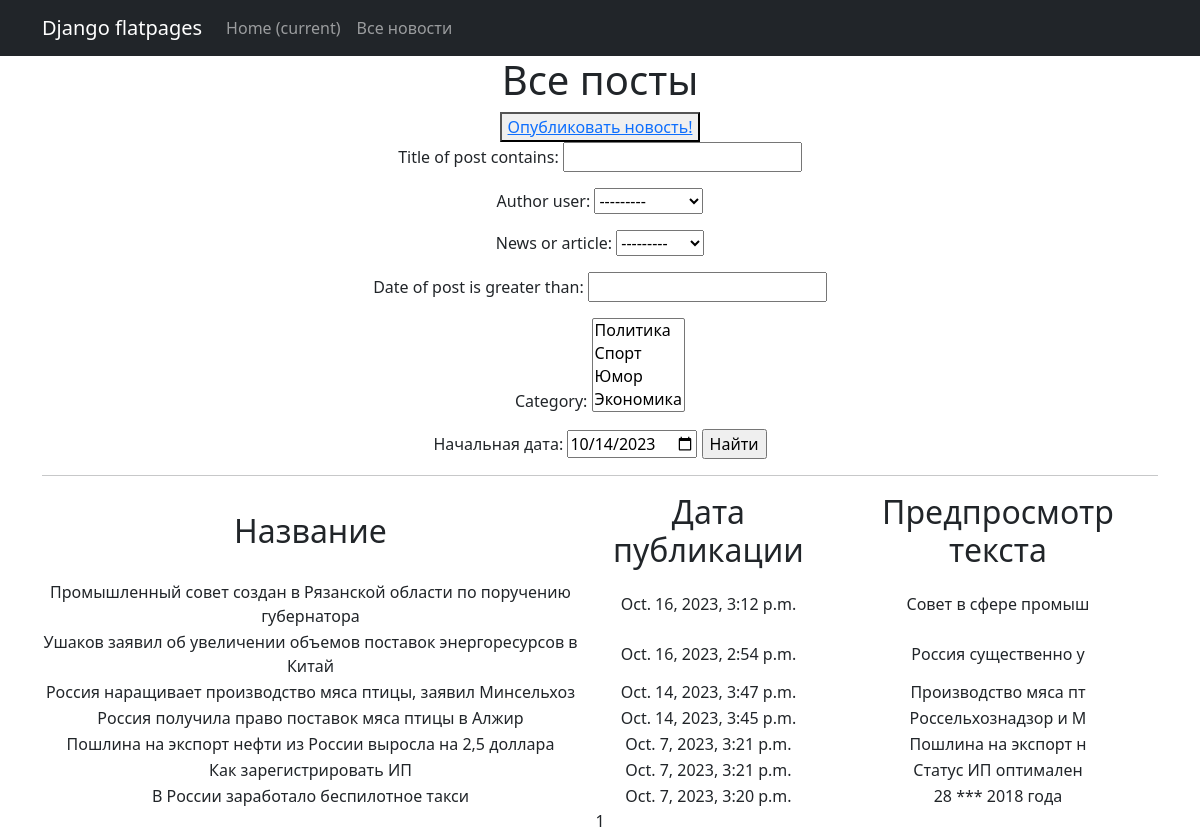
Page /news/ on the committed database.
### simpleapp/models.py (models this page shows, shortened)
class Post(models.Model):
    id = models.AutoField(primary_key=True)
    title_of_post = models.CharField(max_length=100)
    author = models.ForeignKey(Author, on_delete=models.CASCADE)
    post_text = models.TextField()
    news_or_article = models.CharField(max_length=8, choices=NEWS_OR_ARTICLE, default='article')
    post_rating = models.IntegerField(default=0)
    date_of_post = models.DateTimeField(auto_now_add=True)
    category = models.ManyToManyField('category', through='PostCategory')
    def preview(self):
        return f'{self.post_text[:20 if len(self.post_text) > 20 else self.post_text]}'

### simpleapp/views.py (the view)
# urls.py: path('news/', PostsList.as_view(), name='posts'),
class PostsList(ListView):
    model = Post
    ordering = '-date_of_post'
    template_name = 'posts.html'
    context_object_name = 'posts'
    paginate_by = 10
    def get_queryset(self):
       queryset = super().get_queryset()
       self.filterset = PostFilter(self.request.GET, queryset)
       return self.filterset.qs
    def get_context_data(self, **kwargs):
       context = super().get_context_data(**kwargs)
       context['filterset'] = self.filterset
       return context

### simpleapp/models.py (called while the page is built)
    def __str__(self):
        return self.name

### simpleapp/templatetags/custom_filters.py (called while the page is built)
@register.filter()
def censor(value):
   censored_text = value
   for word in value.split(' '):
       if word in BAD_WORDS:
           censored_text = censored_text.replace(word, '***')
   return censored_text

### templates/posts.html (shortened to what this page needs)
{% extends 'flatpages/default.html' %}
{% load custom_filters %}
{% load custom_tags %}
{% block content %}
   <h1>Все посты</h1>
   <button> <a href="create/"> Опубликовать новость!</a> </button>
   <form action="" method="get">
       {{ filterset.form.as_p }}
       <label for="start">Начальная дата:</label>
       <input type="date" id="start" name="date_of_post__gt" value="2023-10-14" min="2018-01-01" max="2028-12-31" />
       <input type="submit" value="Найти" />
   </form>
   <hr>
   {% if posts %}
       <table>
           <tr>
               <td><h2>Название</h2></td>
               <td><h2>Дата публикации</h2></td>
               <td><h2>Предпросмотр текста</h2></td>
           </tr>
           {% for post in posts %}
           <tr>
               <td>{{ post.title_of_post|censor }}</td>
               <td>{{ post.date_of_post}}</td>
               <td>{{ post.preview|censor }}</td>
           </tr>
           {% endfor %}
       </table>
   {% else %}
        {{ posts }}
       <h2>Постов нет!</h2>
   {% endif %}
   {{ page_obj.number }}
{% endblock content %}

### templates/flatpages/default.html (shortened to what this page needs)
<!DOCTYPE html>
<html lang="en">
    <head>
        {% load static %}
        <link href="{% static 'css/styles.css' %}" rel="stylesheet" />
    </head>
    <body>
        <nav class="navbar navbar-expand-lg navbar-dark bg-dark static-top">
   <div class="container">
       <a class="navbar-brand" href="#">Django flatpages</a>
       <div class="collapse navbar-collapse" id="navbarResponsive">
           <ul class="navbar-nav ml-auto">
               <li class="nav-item active">
                   <a class="nav-link" href="#">Home
                       <span class="sr-only">(current)</span>
                   </a>
               </li>
               <li class="nav-item">
                   <a class="nav-link" href="/news/">Все новости</a>
               </li>
           </ul>
       </div>
   </div>
</nav>
    <div class="container">
   <div class="row">
       <div class="col-lg-12 text-center">
           {% block content %}{% endblock content %}
       </div>
   </div>
</div>
    </body>
</html>

### rows in the picture
Post: title_of_post|censor "Промышленный cовет создан в Рязанской области по поручению губернатора", date_of_post "Oct. 16, 2023, 3:12 p.m.", preview|censor "Совет в сфере промыш"
Post: title_of_post|censor "Ушаков заявил об увеличении объемов поставок энергоресурсов в Китай", date_of_post "Oct. 16, 2023, 2:54 p.m.", preview|censor "Россия существенно у"
Post: title_of_post|censor "Россия наращивает производство мяса птицы, заявил Минсельхоз", date_of_post "Oct. 14, 2023, 3:47 p.m.", preview|censor "Производство мяса пт"
Post: title_of_post|censor "Россия получила право поставок мяса птицы в Алжир", date_of_post "Oct. 14, 2023, 3:45 p.m.", preview|censor "Россельхознадзор и М"
Post: title_of_post|censor "Пошлина на экспорт нефти из России выросла на 2,5 доллара", date_of_post "Oct. 7, 2023, 3:21 p.m.", preview|censor "Пошлина на экспорт н"
Post: title_of_post|censor "Как зарегистрировать ИП", date_of_post "Oct. 7, 2023, 3:21 p.m.", preview|censor "Статус ИП оптимален"
Post: title_of_post|censor "В России заработало беспилотное такси", date_of_post "Oct. 7, 2023, 3:20 p.m.", preview|censor "28 *** 2018 года"

### other values in the picture
{{ page_obj.number }} "1"
